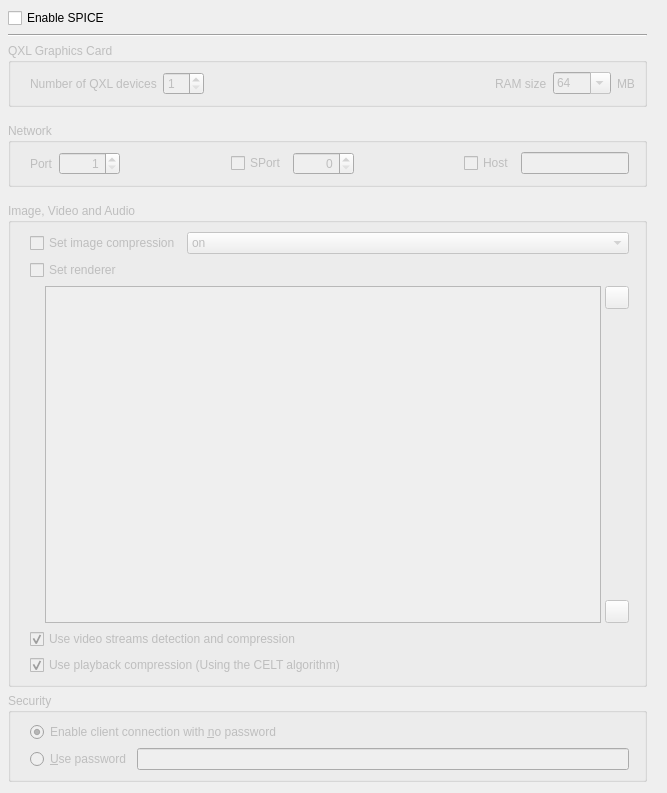
<?xml version="1.0" encoding="UTF-8"?>
<ui version="4.0">
 <class>SPICE_Settings_Widget</class>
 <widget class="QWidget" name="SPICE_Settings_Widget">
  <property name="geometry">
   <rect>
    <x>0</x>
    <y>0</y>
    <width>667</width>
    <height>793</height>
   </rect>
  </property>
  <property name="windowTitle">
   <string>SPICE Settings</string>
  </property>
  <layout class="QVBoxLayout" name="verticalLayout_8">
   <property name="leftMargin">
    <number>8</number>
   </property>
   <property name="topMargin">
    <number>8</number>
   </property>
   <item>
    <widget class="QScrollArea" name="scrollArea">
     <property name="frameShape">
      <enum>QFrame::NoFrame</enum>
     </property>
     <property name="frameShadow">
      <enum>QFrame::Plain</enum>
     </property>
     <property name="widgetResizable">
      <bool>true</bool>
     </property>
     <widget class="QWidget" name="scrollAreaWidgetContents">
      <property name="geometry">
       <rect>
        <x>0</x>
        <y>0</y>
        <width>648</width>
        <height>774</height>
       </rect>
      </property>
      <layout class="QVBoxLayout" name="verticalLayout_7">
       <property name="leftMargin">
        <number>0</number>
       </property>
       <property name="topMargin">
        <number>0</number>
       </property>
       <property name="rightMargin">
        <number>9</number>
       </property>
       <property name="bottomMargin">
        <number>0</number>
       </property>
       <item>
        <widget class="QCheckBox" name="CH_Use_SPICE">
         <property name="text">
          <string>Enable SPICE</string>
         </property>
        </widget>
       </item>
       <item>
        <widget class="Line" name="line">
         <property name="orientation">
          <enum>Qt::Horizontal</enum>
         </property>
        </widget>
       </item>
       <item>
        <widget class="QWidget" name="Widget_SPICE_Settings" native="true">
         <property name="enabled">
          <bool>false</bool>
         </property>
         <layout class="QVBoxLayout" name="verticalLayout_6">
          <property name="leftMargin">
           <number>0</number>
          </property>
          <property name="topMargin">
           <number>0</number>
          </property>
          <property name="rightMargin">
           <number>0</number>
          </property>
          <property name="bottomMargin">
           <number>0</number>
          </property>
          <item>
           <layout class="QVBoxLayout" name="verticalLayout_3">
            <item>
             <widget class="QGroupBox" name="groupBox">
              <property name="title">
               <string>QXL Graphics Card</string>
              </property>
              <layout class="QHBoxLayout" name="horizontalLayout">
               <item>
                <layout class="QHBoxLayout" name="horizontalLayout_3">
                 <property name="leftMargin">
                  <number>10</number>
                 </property>
                 <item>
                  <widget class="QLabel" name="Label_Number_of_QXL_Devices">
                   <property name="text">
                    <string>Number of QXL devices</string>
                   </property>
                  </widget>
                 </item>
                 <item>
                  <widget class="QSpinBox" name="SB_QXL_Num">
                   <property name="minimum">
                    <number>1</number>
                   </property>
                  </widget>
                 </item>
                 <item>
                  <spacer name="horizontalSpacer">
                   <property name="orientation">
                    <enum>Qt::Horizontal</enum>
                   </property>
                   <property name="sizeHint" stdset="0">
                    <size>
                     <width>18</width>
                     <height>20</height>
                    </size>
                   </property>
                  </spacer>
                 </item>
                 <item>
                  <widget class="QLabel" name="Label_RAM_Size">
                   <property name="text">
                    <string>RAM size</string>
                   </property>
                  </widget>
                 </item>
                 <item>
                  <widget class="QComboBox" name="CB_RAM_Size">
                   <property name="editable">
                    <bool>true</bool>
                   </property>
                   <property name="currentIndex">
                    <number>2</number>
                   </property>
                   <item>
                    <property name="text">
                     <string>16</string>
                    </property>
                   </item>
                   <item>
                    <property name="text">
                     <string>32</string>
                    </property>
                   </item>
                   <item>
                    <property name="text">
                     <string>64</string>
                    </property>
                   </item>
                   <item>
                    <property name="text">
                     <string>128</string>
                    </property>
                   </item>
                   <item>
                    <property name="text">
                     <string>256</string>
                    </property>
                   </item>
                   <item>
                    <property name="text">
                     <string>512</string>
                    </property>
                   </item>
                   <item>
                    <property name="text">
                     <string>1024</string>
                    </property>
                   </item>
                  </widget>
                 </item>
                 <item>
                  <widget class="QLabel" name="Label_Mb">
                   <property name="text">
                    <string>MB</string>
                   </property>
                  </widget>
                 </item>
                </layout>
               </item>
              </layout>
             </widget>
            </item>
           </layout>
          </item>
          <item>
           <spacer name="verticalSpacer_2">
            <property name="orientation">
             <enum>Qt::Vertical</enum>
            </property>
            <property name="sizeType">
             <enum>QSizePolicy::Fixed</enum>
            </property>
            <property name="sizeHint" stdset="0">
             <size>
              <width>150</width>
              <height>10</height>
             </size>
            </property>
           </spacer>
          </item>
          <item>
           <widget class="QGroupBox" name="groupBox">
            <property name="title">
             <string>Network</string>
            </property>
            <layout class="QHBoxLayout" name="horizontalLayout_2">
             <item>
              <layout class="QHBoxLayout" name="horizontalLayout_8">
               <property name="leftMargin">
                <number>10</number>
               </property>
               <item>
                <widget class="QLabel" name="Label_SPICE_Port">
                 <property name="text">
                  <string>Port</string>
                 </property>
                </widget>
               </item>
               <item>
                <widget class="QSpinBox" name="Edit_SPICE_Port">
                 <property name="alignment">
                  <set>Qt::AlignRight|Qt::AlignTrailing|Qt::AlignVCenter</set>
                 </property>
                 <property name="minimum">
                  <number>1</number>
                 </property>
                 <property name="maximum">
                  <number>10000</number>
                 </property>
                </widget>
               </item>
               <item>
                <spacer name="horizontalSpacer_2">
                 <property name="orientation">
                  <enum>Qt::Horizontal</enum>
                 </property>
                 <property name="sizeHint" stdset="0">
                  <size>
                   <width>13</width>
                   <height>20</height>
                  </size>
                 </property>
                </spacer>
               </item>
               <item>
                <widget class="QCheckBox" name="CH_SPICE_SPort">
                 <property name="text">
                  <string>SPort</string>
                 </property>
                </widget>
               </item>
               <item>
                <widget class="QSpinBox" name="Edit_SPICE_SPort">
                 <property name="alignment">
                  <set>Qt::AlignRight|Qt::AlignTrailing|Qt::AlignVCenter</set>
                 </property>
                 <property name="maximum">
                  <number>10000</number>
                 </property>
                </widget>
               </item>
               <item>
                <spacer name="horizontalSpacer_3">
                 <property name="orientation">
                  <enum>Qt::Horizontal</enum>
                 </property>
                 <property name="sizeHint" stdset="0">
                  <size>
                   <width>13</width>
                   <height>20</height>
                  </size>
                 </property>
                </spacer>
               </item>
               <item>
                <widget class="QCheckBox" name="CH_SPICE_Host">
                 <property name="text">
                  <string>Host</string>
                 </property>
                </widget>
               </item>
               <item>
                <widget class="QLineEdit" name="Edit_SPICE_Host">
                 <property name="enabled">
                  <bool>false</bool>
                 </property>
                 <property name="sizePolicy">
                  <sizepolicy hsizetype="Minimum" vsizetype="Fixed">
                   <horstretch>0</horstretch>
                   <verstretch>0</verstretch>
                  </sizepolicy>
                 </property>
                </widget>
               </item>
              </layout>
             </item>
             <item>
              <widget class="Line" name="line2">
               <property name="orientation">
                <enum>Qt::Horizontal</enum>
               </property>
              </widget>
             </item>
            </layout>
           </widget>
          </item>
          <item>
           <spacer name="verticalSpacer_3">
            <property name="orientation">
             <enum>Qt::Vertical</enum>
            </property>
            <property name="sizeType">
             <enum>QSizePolicy::Fixed</enum>
            </property>
            <property name="sizeHint" stdset="0">
             <size>
              <width>150</width>
              <height>10</height>
             </size>
            </property>
           </spacer>
          </item>
          <item>
           <layout class="QVBoxLayout" name="verticalLayout_5">
            <item>
             <widget class="QGroupBox" name="groupBox">
              <property name="title">
               <string>Image, Video and Audio</string>
              </property>
              <layout class="QHBoxLayout" name="horizontalLayout_5">
               <item>
                <layout class="QGridLayout" name="gridLayout_2">
                 <property name="leftMargin">
                  <number>10</number>
                 </property>
                 <item row="0" column="0">
                  <layout class="QHBoxLayout" name="horizontalLayout_7">
                   <item>
                    <widget class="QCheckBox" name="CH_Use_Image_Compression">
                     <property name="sizePolicy">
                      <sizepolicy hsizetype="Maximum" vsizetype="Fixed">
                       <horstretch>0</horstretch>
                       <verstretch>0</verstretch>
                      </sizepolicy>
                     </property>
                     <property name="text">
                      <string>Set image compression</string>
                     </property>
                    </widget>
                   </item>
                   <item>
                    <widget class="QComboBox" name="CB_Image_Compression">
                     <property name="enabled">
                      <bool>false</bool>
                     </property>
                     <property name="sizePolicy">
                      <sizepolicy hsizetype="Minimum" vsizetype="Fixed">
                       <horstretch>0</horstretch>
                       <verstretch>0</verstretch>
                      </sizepolicy>
                     </property>
                     <item>
                      <property name="text">
                       <string>on</string>
                      </property>
                     </item>
                     <item>
                      <property name="text">
                       <string>auto_glz</string>
                      </property>
                     </item>
                     <item>
                      <property name="text">
                       <string>auto_lz</string>
                      </property>
                     </item>
                     <item>
                      <property name="text">
                       <string>quic</string>
                      </property>
                     </item>
                     <item>
                      <property name="text">
                       <string>glz</string>
                      </property>
                     </item>
                     <item>
                      <property name="text">
                       <string>lz</string>
                      </property>
                     </item>
                     <item>
                      <property name="text">
                       <string>off</string>
                      </property>
                     </item>
                    </widget>
                   </item>
                  </layout>
                 </item>
                 <item row="1" column="0">
                  <widget class="QCheckBox" name="CH_Set_Renderer">
                   <property name="text">
                    <string>Set renderer</string>
                   </property>
                  </widget>
                 </item>
                 <item row="2" column="0">
                  <layout class="QHBoxLayout" name="horizontalLayout_4">
                   <property name="spacing">
                    <number>4</number>
                   </property>
                   <property name="leftMargin">
                    <number>15</number>
                   </property>
                   <item>
                    <widget class="QListWidget" name="Renderer_Order_List"/>
                   </item>
                   <item>
                    <layout class="QVBoxLayout" name="verticalLayout_2">
                     <item>
                      <widget class="QToolButton" name="TB_Up">
                       <property name="enabled">
                        <bool>false</bool>
                       </property>
                       <property name="text">
                        <string/>
                       </property>
                       <property name="icon">
                        <iconset resource="../resources/icons.qrc">
                         <normaloff>:/up.png</normaloff>:/up.png</iconset>
                       </property>
                      </widget>
                     </item>
                     <item>
                      <spacer name="verticalSpacer">
                       <property name="orientation">
                        <enum>Qt::Vertical</enum>
                       </property>
                       <property name="sizeHint" stdset="0">
                        <size>
                         <width>20</width>
                         <height>13</height>
                        </size>
                       </property>
                      </spacer>
                     </item>
                     <item>
                      <widget class="QToolButton" name="TB_Down">
                       <property name="enabled">
                        <bool>false</bool>
                       </property>
                       <property name="text">
                        <string/>
                       </property>
                       <property name="icon">
                        <iconset resource="../resources/icons.qrc">
                         <normaloff>:/down.png</normaloff>:/down.png</iconset>
                       </property>
                      </widget>
                     </item>
                    </layout>
                   </item>
                  </layout>
                 </item>
                 <item row="3" column="0">
                  <widget class="QCheckBox" name="CH_Use_Video_Compression">
                   <property name="text">
                    <string>Use video streams detection and compression</string>
                   </property>
                   <property name="checked">
                    <bool>true</bool>
                   </property>
                  </widget>
                 </item>
                 <item row="4" column="0">
                  <widget class="QCheckBox" name="CH_Use_Playback_Compression">
                   <property name="text">
                    <string>Use playback compression (Using the CELT algorithm)</string>
                   </property>
                   <property name="checked">
                    <bool>true</bool>
                   </property>
                  </widget>
                 </item>
                </layout>
               </item>
               <item>
                <widget class="Line" name="line3">
                 <property name="orientation">
                  <enum>Qt::Horizontal</enum>
                 </property>
                </widget>
               </item>
              </layout>
             </widget>
            </item>
           </layout>
          </item>
          <item>
           <layout class="QVBoxLayout" name="verticalLayout">
            <item>
             <widget class="QGroupBox" name="groupBox">
              <property name="title">
               <string>Security</string>
              </property>
              <layout class="QHBoxLayout" name="horizontalLayout_6">
               <item>
                <layout class="QGridLayout" name="gridLayout_4">
                 <property name="leftMargin">
                  <number>10</number>
                 </property>
                 <item row="1" column="0">
                  <widget class="QRadioButton" name="RB_Use_Password">
                   <property name="text">
                    <string>&amp;Use password</string>
                   </property>
                  </widget>
                 </item>
                 <item row="2" column="0">
                  <layout class="QHBoxLayout" name="horizontalLayout_10">
                   <property name="leftMargin">
                    <number>15</number>
                   </property>
                  </layout>
                 </item>
                 <item row="1" column="1">
                  <widget class="QLineEdit" name="Edit_Password">
                   <property name="enabled">
                    <bool>false</bool>
                   </property>
                   <property name="echoMode">
                    <enum>QLineEdit::Password</enum>
                   </property>
                  </widget>
                 </item>
                 <item row="0" column="0" colspan="2">
                  <widget class="QRadioButton" name="RB_No_Password">
                   <property name="text">
                    <string>Enable client connection with &amp;no password</string>
                   </property>
                   <property name="checked">
                    <bool>true</bool>
                   </property>
                  </widget>
                 </item>
                </layout>
               </item>
               <item>
                <widget class="Line" name="line4">
                 <property name="orientation">
                  <enum>Qt::Horizontal</enum>
                 </property>
                </widget>
               </item>
              </layout>
             </widget>
            </item>
           </layout>
          </item>
         </layout>
        </widget>
       </item>
      </layout>
     </widget>
    </widget>
   </item>
  </layout>
 </widget>
 <tabstops>
  <tabstop>CH_Use_SPICE</tabstop>
  <tabstop>SB_QXL_Num</tabstop>
  <tabstop>CB_RAM_Size</tabstop>
  <tabstop>CH_SPICE_SPort</tabstop>
  <tabstop>CH_SPICE_Host</tabstop>
  <tabstop>Edit_SPICE_Host</tabstop>
  <tabstop>CH_Use_Image_Compression</tabstop>
  <tabstop>CB_Image_Compression</tabstop>
  <tabstop>CH_Set_Renderer</tabstop>
  <tabstop>TB_Up</tabstop>
  <tabstop>TB_Down</tabstop>
  <tabstop>CH_Use_Video_Compression</tabstop>
  <tabstop>CH_Use_Playback_Compression</tabstop>
  <tabstop>RB_No_Password</tabstop>
  <tabstop>RB_Use_Password</tabstop>
 </tabstops>
 <resources>
  <include location="../resources/icons.qrc"/>
 </resources>
 <connections>
  <connection>
   <sender>CH_SPICE_Host</sender>
   <signal>toggled(bool)</signal>
   <receiver>Edit_SPICE_Host</receiver>
   <slot>setEnabled(bool)</slot>
   <hints>
    <hint type="sourcelabel">
     <x>312</x>
     <y>152</y>
    </hint>
    <hint type="destinationlabel">
     <x>378</x>
     <y>153</y>
    </hint>
   </hints>
  </connection>
  <connection>
   <sender>CH_Use_Image_Compression</sender>
   <signal>toggled(bool)</signal>
   <receiver>CB_Image_Compression</receiver>
   <slot>setEnabled(bool)</slot>
   <hints>
    <hint type="sourcelabel">
     <x>143</x>
     <y>225</y>
    </hint>
    <hint type="destinationlabel">
     <x>377</x>
     <y>227</y>
    </hint>
   </hints>
  </connection>
  <connection>
   <sender>CH_Set_Renderer</sender>
   <signal>toggled(bool)</signal>
   <receiver>TB_Up</receiver>
   <slot>setEnabled(bool)</slot>
   <hints>
    <hint type="sourcelabel">
     <x>263</x>
     <y>254</y>
    </hint>
    <hint type="destinationlabel">
     <x>418</x>
     <y>287</y>
    </hint>
   </hints>
  </connection>
  <connection>
   <sender>CH_Set_Renderer</sender>
   <signal>toggled(bool)</signal>
   <receiver>TB_Down</receiver>
   <slot>setEnabled(bool)</slot>
   <hints>
    <hint type="sourcelabel">
     <x>205</x>
     <y>254</y>
    </hint>
    <hint type="destinationlabel">
     <x>418</x>
     <y>386</y>
    </hint>
   </hints>
  </connection>
  <connection>
   <sender>RB_Use_Password</sender>
   <signal>toggled(bool)</signal>
   <receiver>Edit_Password</receiver>
   <slot>setEnabled(bool)</slot>
   <hints>
    <hint type="sourcelabel">
     <x>122</x>
     <y>537</y>
    </hint>
    <hint type="destinationlabel">
     <x>141</x>
     <y>565</y>
    </hint>
   </hints>
  </connection>
  <connection>
   <sender>CH_Use_SPICE</sender>
   <signal>toggled(bool)</signal>
   <receiver>Widget_SPICE_Settings</receiver>
   <slot>setEnabled(bool)</slot>
   <hints>
    <hint type="sourcelabel">
     <x>89</x>
     <y>15</y>
    </hint>
    <hint type="destinationlabel">
     <x>29</x>
     <y>94</y>
    </hint>
   </hints>
  </connection>
  <connection>
   <sender>CH_SPICE_SPort</sender>
   <signal>toggled(bool)</signal>
   <receiver>Edit_SPICE_SPort</receiver>
   <slot>setEnabled(bool)</slot>
   <hints>
    <hint type="sourcelabel">
     <x>230</x>
     <y>201</y>
    </hint>
    <hint type="destinationlabel">
     <x>316</x>
     <y>201</y>
    </hint>
   </hints>
  </connection>
 </connections>
</ui>
